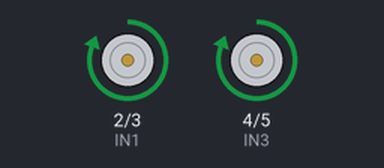
A sketch run on a simulated Arduino Uno, built with avr-gcc and run on an emulated ATmega328P. On the bench: motor-driver pin pairs drawn as motors (green arrow = first pin HIGH = forward, orange = second pin HIGH = backward, longer = more drive).

Above: at 0.5 s.
Timing chart, 0 to 4.6 s (numbered marks = the images above):
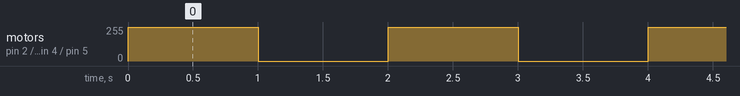

Measured:
- by itself, motor on pin 2 (IN1) / pin 3 (IN2), motor on pin 4 (IN3) / pin 5 (IN4): alternates forward 255/255 for 1.0 s and stopped for 1.0 s

The sketch:

21022008_NguyenHuuTho_Tuan3_Module_Bai1.ino
```cpp
#define IN1 2
#define IN2 3
#define IN3 4
#define IN4 5

void setup() {
  pinMode(IN1, OUTPUT);
  pinMode(IN2, OUTPUT);
  pinMode(IN3, OUTPUT);
  pinMode(IN4, OUTPUT);
}

void loop() {
  digitalWrite(IN1, 1);
  digitalWrite(IN2, 0);
  digitalWrite(IN3, 1);
  digitalWrite(IN4, 0);
  delay(1000);

  digitalWrite(IN1, 0);
  digitalWrite(IN2, 0);
  digitalWrite(IN3, 0);
  digitalWrite(IN4, 0);
  delay(1000);

}
```
